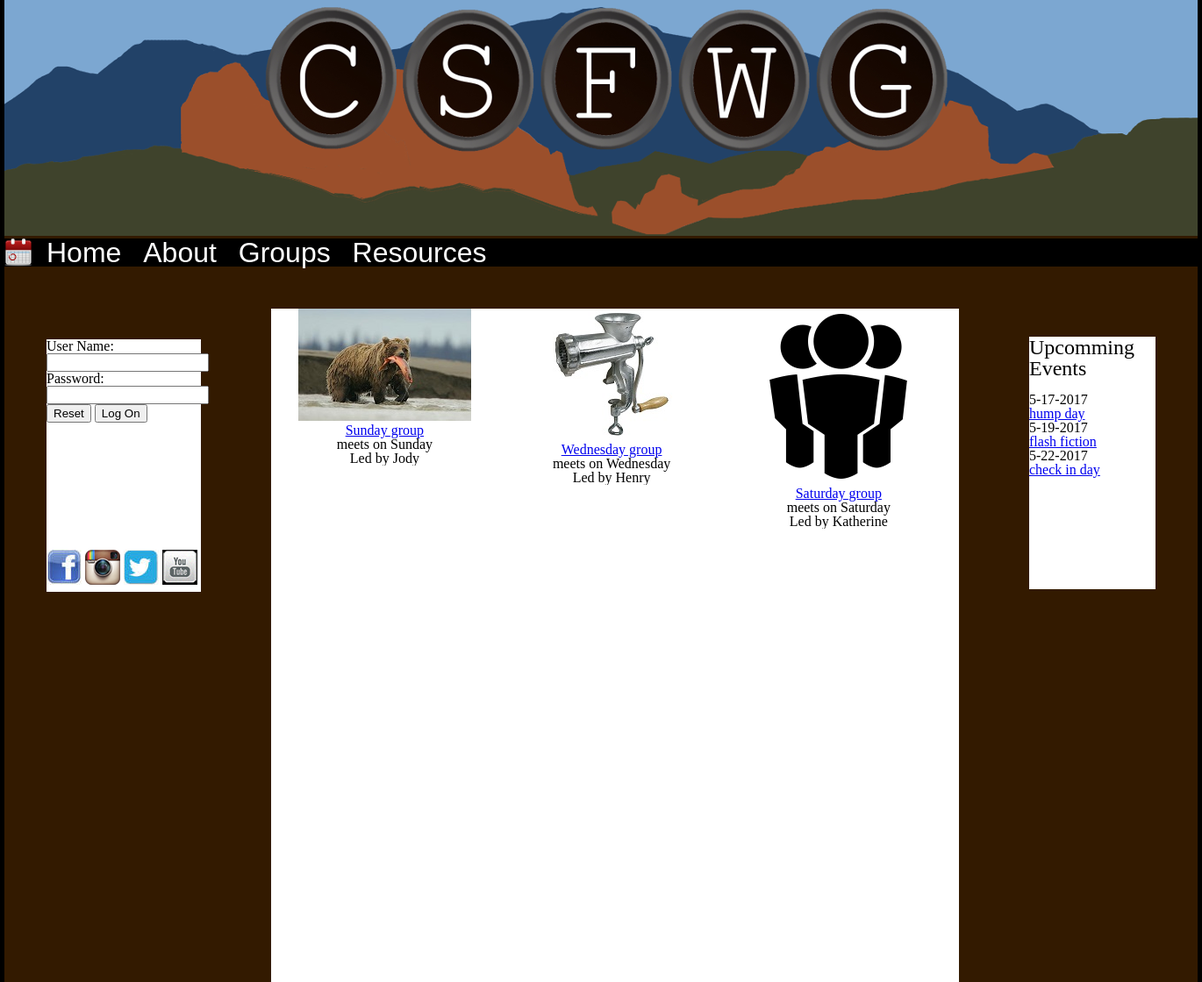
Screenshot of /groups with the database file from the repository.
### tables this page shows
CREATE TABLE `events` (
  `event_id` int(11) NOT NULL,
  `event_title` varchar(100) DEFAULT NULL,
  `event_date` date DEFAULT NULL,
  `repeat_type` int(11) DEFAULT NULL,
  `repeat_end` date DEFAULT NULL,
  `event_type` varchar(45) DEFAULT NULL,
  `event_discl` varchar(1500) DEFAULT NULL
);

CREATE TABLE `groups` (
  `group_id` int(11) NOT NULL,
  `group_name` varchar(50) NOT NULL COMMENT 'to store the name of the group',
  `group_officer` int(11) DEFAULT NULL COMMENT 'to store the id of the member who is assigned as the officer to this group',
  `group_description` varchar(1200) DEFAULT NULL COMMENT 'to store a description of the group',
  `weekday_id` int(11) NOT NULL,
  `group_pic` varchar(45) DEFAULT NULL
);

CREATE TABLE `weekdays` (
  `weekday_id` int(11) NOT NULL,
  `weekday` varchar(10) DEFAULT NULL
);

CREATE TABLE `members` (
  `member_id` int(11) NOT NULL,
  `first_nm` varchar(25) NOT NULL COMMENT 'to store the members first name',
  `last_nm` varchar(25) NOT NULL COMMENT 'to store the members last name',
  `email` varchar(50) DEFAULT NULL COMMENT 'to store the members email address',
  `rank_id` int(11) NOT NULL COMMENT 'stores the rank id from rank table'
);

### class/EventCalendar.php (called while the page is built, shortened)
<?php
class EventCalendar
{
    public $this_month_number_of_days, $last_month_number_of_days, $first_day_of_this_month;
	public $calendar_array = array();
	public $this_month, $this_year;
	private $account;
	public function __construct($request_obj, $year, $month){
		$this->account = $request_obj->account_priv;
		$this->this_month = $month;
		$this->this_year = $year;
		$this->getEventsFromDB($request_obj);
	}
    private function fillDaysVariables(){
		$this->this_month_number_of_days = date('t', mktime(1,1,1,$this->this_month,1,$this->this_year));
		if($this->this_month == 1 ){
			$last_month = 12;
			$last_year = $this->this_year - 1;
		} else {
			$last_month = $this->this_month - 1;
			$last_year = $this->this_year;
		}
		$this->last_month_number_of_days = date('t', mktime(1,1,1,$last_month,1,$last_year));
		$this->first_day_of_this_month = date('w', mktime(1,1,1,$this->this_month,1,$this->this_year));
    }
	private function fillCalendar(){
		if($this->first_day_of_this_month == 0){
			$day_ct = 1;
			$not_month = false;
			$add_event = $this->checkToAddEvent($day_ct);
            $is_today = $this->checkIfIsToday($day_ct);
		} else {
			$day_ct = $this->last_month_number_of_days - $this->first_day_of_this_month +1;
			$not_month = true;
			$add_event = false;
            $is_today = false;
		}
		for($i=0; $i < self::CALENDAR_SIZE; $i++){
			if($not_month){
				$add_event = false;
                $is_today = false;
			    if($day_ct > $this->last_month_number_of_days){
					$day_ct = 1;
					$add_event = $this->checkToAddEvent($day_ct);
                    $is_today = $this->checkIfIsToday($day_ct);
					$not_month = false;
				}
			} else {
			    $add_event = $this->checkToAddEvent($day_ct);
                $is_today = $this->checkIfIsToday($day_ct);
				if($day_ct > $this->this_month_number_of_days){
					$day_ct = 1;
					$not_month = true;
					$add_event = false;
                    $is_today = false;
				}
			}
     		$this->calendar_array[$i] = array('day'=>$day_ct, 'events'=>array(), 'not_month'=>$not_month,'add_event'=>$add_event, 'is_today' =>$is_today);
			$day_ct++;
		}
	}
	private function checkToAddEvent($day){
		if($this->account == "Admin" or $this->account == "Officer"){
			return $this->checkIfCurrentDay($day);
		}else {
			return false;
		}
	}
    private function checkIfIsToday($day){
		$current_day = date("j");
		$current_month = date("n");
		$current_year = date("Y");
        if($this->this_year == $current_year and $this->this_month == $current_month and $day == $current_day){ return true;}
        return false;
    }
    private function getEventsFromDB($request_obj){
		$col_select ="
            SELECT
			event_id,
			event_title,
			EXTRACT(YEAR FROM event_date) AS year,
			EXTRACT(MONTH FROM event_date) AS month,
			EXTRACT(DAY FROM event_date) AS day,
			repeat_type,
			EXTRACT(YEAR FROM repeat_end) AS end_year,
			EXTRACT(MONTH FROM repeat_end) AS end_month,
			EXTRACT(DAY FROM repeat_end) AS end_day
			FROM events
			WHERE
			(repeat_type = 0 AND EXTRACT(YEAR FROM event_date) = :year AND EXTRACT(MONTH FROM event_date) = :month) OR
			(repeat_type = 4 AND
                EXTRACT(MONTH FROM event_date) = :month AND
			    (
                    EXTRACT(YEAR FROM event_date) <= :year AND (EXTRACT(YEAR FROM repeat_end) >= :year OR EXTRACT(YEAR FROM repeat_end) IS NULL)
                )
            ) OR
			(repeat_type IN(1, 2, 3, 5, 6) AND
                (
                    (
                    EXTRACT(YEAR FROM event_date) <= :year AND (EXTRACT(YEAR FROM repeat_end) >= :year OR EXTRACT(YEAR FROM repeat_end) IS NULL) AND
                    EXTRACT(MONTH FROM event_date) <= :month AND (EXTRACT(MONTH FROM repeat_end) >= :month OR EXTRACT(MONTH FROM repeat_end) IS NULL)
                    ) OR
                    (
                    EXTRACT(YEAR FROM event_date) < :year AND (EXTRACT(YEAR FROM repeat_end) >= :year OR EXTRACT(YEAR FROM repeat_end) IS NULL)
                    )
                )
            )
		";
		include("class/connect.php");
		$stmt = $pdo->prepare($col_select);
		$stmt->execute(array(':year'=>$this->this_year, ':month'=>$this->this_month));
		while($row = $stmt->fetch(PDO::FETCH_OBJ)){
			$this->addEvent($row);
		}
	}
	private function addEvent($event){
		switch($event->repeat_type) {
			case 2:
			    $this->addEventThatRepeats($event, 7);
				break;
			case 3:
			    $this->addEventOnceMonth($event->day, $event);
				break;
			case 4:
			    $this->addEventOnceMonth($event->day, $event);
				break;
			case 5:
			    $nth_day = $this->findNthDayOfDate($event->year, $event->month, $event->day);
			    $day_nth_day = $this->findDateOfNthDay($nth_day['nth_day'], $nth_day['weekday']);
				break;
			case 6:
				$last_day = $this->findDateOftheLastWeekday(date('w', mktime(1,1,1,$event->month,$event->day,$event->year)));
				break;
		}
	}
	private function addEventOnceMonth($day, $event){
		$array_index_of_day = $day + $this->first_day_of_this_month - 1;
		$event_count = count($this->calendar_array[$array_index_of_day]['events']);
		$this->calendar_array[$array_index_of_day]['events'][$event_count]['id'] = $event->event_id;
		$this->calendar_array[$array_index_of_day]['events'][$event_count]['title'] = $event->event_title;
	}
	private function addEventThatRepeats($event, $interval){
		$start_day = $this->findDayEventBegins($event,$interval);
		$stop_day = $this->findDayEventEnds($event);
		for($i=$start_day; $i<= $stop_day; $i+=$interval){
			$array_index_of_day = $i+ $this->first_day_of_this_month - 1;
			$event_count = count($this->calendar_array[$array_index_of_day]['events']);
			$this->calendar_array[$array_index_of_day]['events'][$event_count]['id'] = $event->event_id;
			$this->calendar_array[$array_index_of_day]['events'][$event_count]['title'] = $event->event_title;
		}
	}
	private function findDayEventBegins ($event,$interval){
		$event_weekday = date('w', mktime(1,1,1,$event->month,$event->day,$event->year));
		$first_weekday = $this->findDateOfNthDay(1, $event_weekday);
		if($event->year == $this->this_year){
			if($event->month == $this->this_month){
				$start_day = $event->day;
			} else {
				$start_day = $interval == 1 ? 1 : $first_weekday;
			}
		} else {
			$start_day = $interval == 1 ? 1 : $first_weekday;
		}
		return $start_day;
	}
	private function findDayEventEnds ($event){
		if($event->end_year == $this->this_year){
			if($event->end_month == $this->this_month){
				$stop_day = $event->end_day;
			} else {
				$stop_day = $this->this_month_number_of_days;
			}
		} else {
			$stop_day = $this->this_month_number_of_days;
		}
		return $stop_day;
	}
	private function findDateOfNthDay($nth_day, $weekday_of_event_day){
		$weekday_of_first_day = date('w', mktime(1,1,1,$this->this_month,1,$this->this_year));
		$date_dif = $weekday_of_event_day - $weekday_of_first_day;
		$date_of_first_day = $date_dif >= 0 ? $date_dif + 1 : $date_dif + 8;
		return ($nth_day * 7) - (7 - $date_of_first_day);
	}
	private function findNthDayOfDate($year, $month, $day){
		$weekday_of_event_day = date('w', mktime(1,1,1,$month,$day,$year));
		$weekday_of_first_day = date('w', mktime(1,1,1,$month,1,$year));
		$date_dif = $weekday_of_event_day - $weekday_of_first_day;
		$date_of_first_day = $date_dif >= 0 ? $date_dif + 1 : $date_dif + 8;
		$return['nth_day'] = ((7- $date_of_first_day) + $day)/7;
		$return['weekday'] = $weekday_of_event_day;
		return $return;
	}
	private function findDateOftheLastWeekday($weekday_of_event_day){
		$weekday_of_first_day = date('w', mktime(1,1,1,$this->this_month,1,$this->this_year));
		$date_dif = $weekday_of_event_day - $weekday_of_first_day;
		$date_of_first_day = $date_dif >= 0 ? $date_dif + 1 : $date_dif + 8;
		$nth_day = $this->this_month_number_of_days - $date_of_first_day >= 28 ? 5 : 4;
		return ($nth_day * 7) - (7 - $date_of_first_day);
	}
    public function getNext3Events($todays_date, $event_list_index = 0, $number_of_recursion = 0, $event_list = []){
        $starting_index = $todays_date + $this->first_day_of_this_month;
        $event_information = [];
        for($i = $starting_index; $i < self::CALENDAR_SIZE; $i++){
            if($event_list_index >= 3){break;}
            if(count($this->calendar_array[$i]['events']) > 0){
                foreach($this->calendar_array[$i]['events'] as $val){
                    $event_information['year'] = $this->this_year;
                    $event_information['month'] = $this->this_month;
                    $event_information['day'] = $this->calendar_array[$i]['day'];
                    $event_information['id'] = $val['id'];
                    $event_information['title'] = $val['title'];
                    $event_list[$event_list_index] = $event_information;
                    $event_list_index++;
                }
            }
        }
        return $event_list;
    }
}
?>

### htmlfrag/groups.php (the view, shortened to what this page needs)
<?php
$weekdays = array("Sunday","Monday","Tuesday","Wednesday","Thursday","Friday","Saturday");
if(isset($request_obj->arg[0])){
	if($request_obj->account_priv == "Admin" or $request_obj->account_priv == "Officer"){
		if(isset($request_obj->arg[1])){
			if($request_obj->arg[1] == "updateGroupWeekday"){
			    updateGroupWeekday($request_obj);
			}
			if($request_obj->arg[1] == "updateDisc"){
			    updateGroupDiscription($request_obj);
			}
			if($request_obj->arg[1] == "uploadGroupPicture"){
				uploadGroupPicture($request_obj);
			}
		}
		$flip_button = "<button class='rotate-button' type='button'>&#8617</button>";
		$picture_form = '
			<input type="hidden" name="MAX_FILE_SIZE" value="300000" >
			<input name="userpic" type="file"  accept=".jpg , .png , .gif" >
			<input type="submit" id="submit-pic" value="Send picture" >
		';
	} else {
		$flip_button = "";
		$picture_form = "";
	}
	$row = getGroupInfo($request_obj);
	if($row['group_pic']){
		$img_src = $row['group_pic'];
	} else {
		$img_src = "images/groupPics/defaultGroup.png";
	}
	$return = createGroupGrid($request_obj, $row['group_officer']);
	$group_member = $return['group_member'];
	$officer_name = $return['officer_name'];
	$officer_pic = $return['officer_pic'];
	?>
	<div class="rotateable front-pannel <?php if($request_obj->back){echo "flipped";} ?> ">
		<?php echo $flip_button ?>
		<h3> <?php echo $row['group_name']; ?> </h3>
		<p><?php echo "Meets on ",$row['weekday']; ?></p>
		<div class="group-pic"><img src="<?php echo $request_obj->full_url.$img_src ?>" alt="group picture"></div>
		<div class="group-disc"><p><?php echo $row['group_description'] ?></p></div>
		<div class="group-members">
			<h4>Group Officer</h4>
		    <div class="officer-list">
			    <a href="/profile/<?php echo $row['group_officer']; ?>" data-link="profile/<?php echo $row['group_officer']; ?>">
				    <img src="<?php echo $request_obj->full_url.$officer_pic; ?>" alt="member picture">
					<p><?php echo $officer_name; ?></p>
				</a>
			</div>
			<h4> Members </h4>
			<?php echo $group_member; ?>
		</div>
	</div>
	<div class="rotateable back-pannel <?php if($request_obj->back){echo "flipped";} ?>">
		<?php echo $flip_button ?>
		<h3> <?php echo $row['group_name']; ?> </h3>
		<p><?php echo "Meets on ", '<select id="weekday-select"><option value="',$row['weekday_id'],'">',$row['weekday'],'</option>';
		foreach($weekdays as $key => $value){
			$keyp = $key+1;
			if($keyp == $row['weekday_id']){continue;}
			echo "<option value='$keyp'> $value </option>";
		}
		echo "</select>";
		?></p>
		<div class="group-pic"><img src="<?php echo $request_obj->full_url.$img_src ?>" alt="group picture">
		<form enctype="multipart/form-data" action="" method="POST" id="upload-group-pic">
		    <?php echo $picture_form; ?>
		</form>
		</div>
		<div class="group-disc">
		    <form id="disc-update">
			    <textarea id="disc-field" form="disc-update" maxlength="1200" cols="60" rows="17">
				<?php echo $row['group_description']; ?>
				</textarea>
				<input type="submit" value="Change description">
			</form>
		</div>
		<div class="group-members">
			<h4>Group Officer</h4>
		    <div class="officer-list">
			    <a href="/profile/<?php echo $row['group_officer']; ?>" data-link="profile/<?php echo $row['group_officer']; ?>">
				    <img src="<?php echo $request_obj->full_url.$officer_pic; ?>" alt="member picture">
					<p><?php echo $officer_name; ?></p>
				</a>
			</div>
			<h4> Members </h4>
			<?php echo $group_member; ?>
		</div>
	</div>
<?php
} else {
    echo displayAllGroups($request_obj);
}
function displayAllGroups($request_obj){
	$col_select = "
		SELECT
		groups.group_id,
		groups.group_name,
		groups.group_pic,
		members.first_nm,
		weekdays.weekday
		FROM groups
		LEFT JOIN members
		ON groups.group_officer = members.member_id
		LEFT JOIN weekdays
		ON groups.weekday_id = weekdays.weekday_id
	";
    include("class/connect.php");
	$stmt = $pdo->query($col_select);
	$group_display = "";
	while($row =$stmt->fetch(PDO::FETCH_ASSOC)){
		if($row['group_pic']){
			$img_src = $request_obj->full_url.$row['group_pic'];
		} else {
			$img_src = $request_obj->full_url."images/groupPics/defaultGroup.png";
		}
		$group_display .= '<div class="group-div centered auto-scroll"><a class="group-link" href="/groups/'.$row['group_id'].'" data-link="groups/'.$row['group_id'].'">';
		$group_display .= "<img src='$img_src' alt='group picture'>";
		$group_display .= "<p>".$row['group_name']."</p></a><p>meets on ".$row['weekday']."</p>";
		$group_display .= "<p>Led by ".$row['first_nm']."</p>";
		$group_display .= '</div>';
	}
	return $group_display;
}
?>

### htmlfrag/right_pannel.php
<?php
$cal = new EventCalendar($request_obj, date("Y"), date("n"));
echo "<h4>Upcomming Events</h4><br>";
$todays_day = date("j");
foreach($cal->getNext3Events($todays_day) as $value){
    echo '<p>'.$value['month'].'-'.$value['day'].'-'.$value['year'].'</p>';
    echo '<p><a href="/event/'.$value['id'].'" class="nav-link" data-link="event/'.$value['id'].'">'.$value['title'].'</a></p>';
}
?>

### rows the page displays
events: month "5", event_id "17", year "2017", event_title "hump day"
events: month "5", day "19", year "2017", event_title "flash fiction"
events: month "5", day "22", year "2017", event_title "check in day"
groups: group_pic (picture), group_name "Sunday group", weekday.weekday "Sunday", group_officer.first_nm "Jody"
groups: group_pic (picture), group_name "Wednesday group", weekday.weekday "Wednesday", group_officer.first_nm "Henry"
groups: shows a picture, group_name "Saturday group", weekday.weekday "Saturday", group_officer.first_nm "Katherine"
